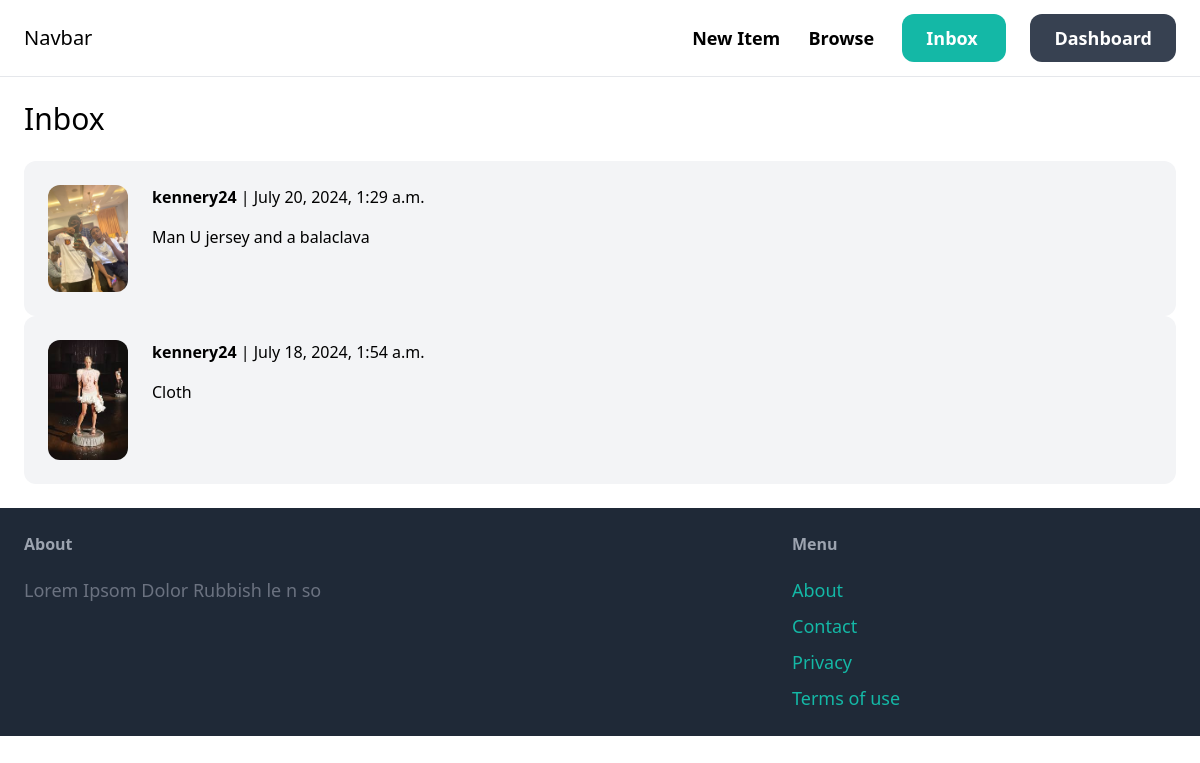
The page /inbox/ (signed in) on the database its author committed.
### conversation/models.py (models this page shows)
class Conversation(models.Model):
    item = models.ForeignKey(Item, related_name='conversations', on_delete=models.CASCADE)
    members = models.ManyToManyField(User, related_name='conversations')
    created_at = models.DateTimeField(auto_now_add=True)
    modified_at = models.DateTimeField(auto_now=True)
    class Meta:
        ordering = ('-modified_at', )

### item/models.py (models this page shows, shortened)
class Item(models.Model):
	category = models.ForeignKey(Category, related_name='items', on_delete=models.CASCADE)
	name = models.CharField(max_length = 255)
	description = models.TextField(blank = True, null = True)
	price = models.DecimalField(max_digits=10, decimal_places=2)
	image = models.ImageField(upload_to = 'images', blank = True, null = True)
	is_sold = models.BooleanField(default = False)
	created_by = models.ForeignKey(User, related_name='items', on_delete=models.CASCADE)
	created_at = models.DateTimeField(auto_now_add=True)

### conversation/views.py (the view)
# urls.py: path('', views.inbox, name='inbox'),
@login_required
def inbox(request):
	conversations = Conversation.objects.filter(members__in=[request.user.id])
	return render(request, 'conversation/inbox.html', {
	 		'conversations': conversations
	 	})

### conversation/templates/conversation/inbox.html (shortened to what this page needs)
{% extends 'core/base.html' %}
{% block content %}
	<h1 class="mb-6 text-3xl">Inbox</h1>
	<div class="space-y-6 ">
		{% for conversation in conversations %}
			<a href="{% url 'conversation:detail' conversation.id %}">
				<div class="p-6 flex bg-gray-100 rounded-xl">
					<div class="pr-6">
						<img src="{{ conversation.item.image.url }}" class="w-20 rounded-xl">
					</div>
					<div>
						{% for member in conversation.members.all %}
							{% if member != request.user %}
								<p class="mb-4">
									<strong>{{ member.username }}</strong> | {{ conversation.modified_at }}
								</p>
								<p>
									{{ conversation.item.name }}
								</p>
							{% endif %}
						{% endfor %}
					</div>
				</div>
			</a>
		{% endfor %}
	</div>
{% endblock %}

### rows shown on the page
Conversation: item.image (picture), modified_at "July 20, 2024, 1:29 a.m.", item.name "Man U jersey and a balaclava"
Conversation: item.image (picture), modified_at "July 18, 2024, 1:54 a.m.", item.name "Cloth"

### other values the page prints
{{ member.username }} "kennery24"
